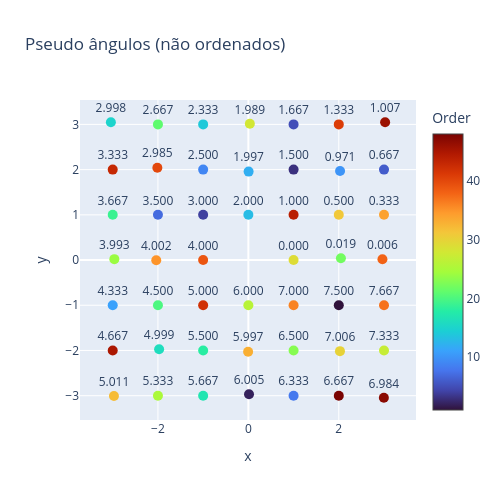

Notebook code cell kept with this figure:
### Code cell
import plotly.graph_objects as go

point_order = np.arange(1, len(points) + 1)

labels = [f"{value:.3f}" for value in pseudo_angles]

plot_point_order(
    points,
    point_order,
    annotations=labels,
    values=pseudo_angles,
    value_name="pseudo_angle",
    title="Pseudo ângulos (não ordenados)",
).show()

### Figure 1 — Plotly figure (JSON) as saved in the notebook; plotly's stock layout.template omitted (floating-point values rounded to 4 significant figures)
{"data": [{"customdata": [[1.0, 7.5], [2.0, 6.005], [3.0, 1.5], [4.0, 3.0], [5.0, 1.667], [6.0, 0.6667], [7.0, 3.5], [8.0, 6.333], [9.0, 2.5], [10.0, 0.9712], [11.0, 4.333], [12.0, 1.997], [13.0, 2.0], [14.0, 2.333], [15.0, 2.998], [16.0, 4.999], [17.0, 5.667], [18.0, 5.5], [19.0, 3.667], [20.0, 4.5], [21.0, 2.667], [22.0, 0.0192], [23.0, 6.5], [24.0, 3.993], [25.0, 5.333], [26.0, 6.0], [27.0, 7.333], [28.0, 1.989], [29.0, 0.0], [30.0, 7.006], [31.0, 0.5], [32.0, 5.011], [33.0, 5.997], [34.0, 0.3333], [35.0, 4.002], [36.0, 7.0], [37.0, 7.667], [38.0, 0.006173], [39.0, 4.0], [40.0, 2.985], [41.0, 1.333], [42.0, 5.0], [43.0, 3.333], [44.0, 1.0], [45.0, 4.667], [46.0, 1.007], [47.0, 6.984], [48.0, 6.667]], "hovertemplate": "x=%{x:.6f}<br>y=%{y:.6f}<br>order=%{customdata[0]:.0f}<br>pseudo_angle=%{customdata[1]:.6f}<br><extra></extra>", "marker": {"color": [1, 2, 3, 4, 5, 6, 7, 8, 9, 10, 11, 12, 13, 14, 15, 16, 17, 18, 19, 20, 21, 22, 23, 24, 25, 26, 27, 28, 29, 30, 31, 32, 33, 34, 35, 36, 37, 38, 39, 40, 41, 42, 43, 44, 45, 46, 47, 48], "colorbar": {"title": {"text": "Order"}}, "colorscale": [[0, "#30123b"], [0.07143, "#4145ab"], [0.1429, "#4675ed"], [0.2143, "#39a2fc"], [0.2857, "#1bcfd4"], [0.3571, "#24eca6"], [0.4286, "#61fc6c"], [0.5, "#a4fc3b"], [0.5714, "#d1e834"], [0.6429, "#f3c63a"], [0.7143, "#fe9b2d"], [0.7857, "#f36315"], [0.8571, "#d93806"], [0.9286, "#b11901"], [1, "#7a0402"]], "showscale": true, "size": 10}, "mode": "markers+text", "text": ["7.500", "6.005", "1.500", "3.000", "1.667", "0.667", "3.500", "6.333", "2.500", "0.971", "4.333", "1.997", "2.000", "2.333", "2.998", "4.999", "5.667", "5.500", "3.667", "4.500", "2.667", "0.019", "6.500", "3.993", "5.333", "6.000", "7.333", "1.989", "0.000", "7.006", "0.500", "5.011", "5.997", "0.333", "4.002", "7.000", "7.667", "0.006", "4.000", "2.985", "1.333", "5.000", "3.333", "1.000", "4.667", "1.007", "6.984", "6.667"], "textposition": "top center", "type": "scatter", "x": [2.0, 0.01439, 1.0, -1.0, 1.0, 3.0, -2.0, 1.0, -1.0, 2.028, -3.0, 0.005458, 0.0, -1.0, -3.041, -1.974, -1.0, -1.0, -3.0, -2.0, -2.0, 2.047, 1.0, -2.964, -2.0, 0.0, 3.0, 0.03276, 1.0, 2.026, 2.0, -2.973, -0.005659, 3.0, -2.037, 1.0, 3.0, 2.965, -1.0, -2.013, 2.0, -1.0, -3.0, 1.0, -3.0, 3.024, 2.997, 2.0], "y": [-1.0, -2.968, 2.0, 1.0, 3.0, 2.0, 1.0, -3.0, 2.0, 1.969, -1.0, 1.956, 1.0, 3.0, 3.048, -1.971, -3.0, -2.0, 1.0, -1.0, 3.0, 0.03931, -2.0, 0.01974, -3.0, -1.0, -2.0, 3.013, 0.0, -2.015, 1.0, -3.006, -2.027, 1.0, -0.004961, -1.0, -1.0, 0.0183, 0.0, 2.043, 3.0, -1.0, 2.0, 1.0, -2.0, 3.047, -3.046, -3.0]}], "layout": {"height": 500, "showlegend": false, "title": {"text": "Pseudo ângulos (não ordenados)"}, "width": 500, "xaxis": {"scaleanchor": "y", "scaleratio": 1, "title": {"text": "x"}, "zeroline": true}, "yaxis": {"title": {"text": "y"}, "zeroline": true}}}
